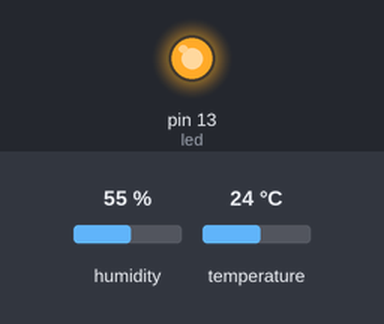
The sketch below on a simulated Arduino Uno, built with avr-gcc and run on an emulated ATmega328P. Shown: output pins drawn as LEDs (lit = HIGH). Wiring (inferred from the names in the program): DHT11 sensor: data pin 9. The inputs (shaded band) are chosen by the test bench; at power-on: humidity 55 %, temperature 24 °C. Pins used as bus, display or sensor lines are not drawn.

Above: at 2.0 s.
At 6.5 s:
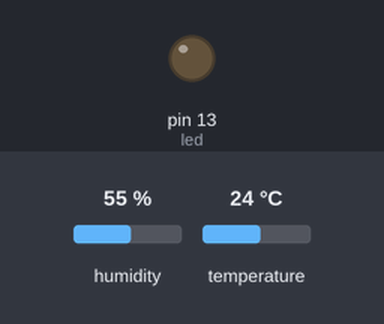
Timing chart, 0 to 7.9 s (numbered marks = the images above):
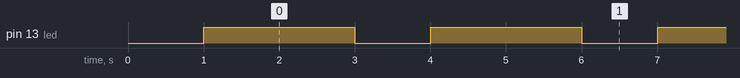

Measured:
- by itself, pin 13 (led): alternates HIGH for 2.0 s and LOW for 1.0 s

The sketch:

WeatherStation.ino
```cpp
// Arduino pin number used for the communication with DHT22 sensor.
// A custom 1-Wire communication protocol is used for this module.
// See: https://www.adafruit.com/datasheets/Digital%20humidity%20and%20temperature%20sensor%20AM2302.pdf
#define DHT22_PIN 9

// pins number for WiFi enabled/disabled LEDs
#define WIFI_DISABLED_LED_PIN 7
#define WIFI_ACTIVE_LED_PIN 8
// arduino pin used to connect to CH_PD (Power Down) WiFi module pin
#define WIFI_CH_PD_PIN 2
// arduino pin used to connect to RESET WiFi module pin
#define WIFI_RESET_PIN 3
// interval-time (in ms) to check WiFi module (5s)
#define WIFI_CHECK_TIME 5000
// interval-time (in ms) to restart the WiFi ESP8266 module
// in case that it become unresponsive (hardware reset required!)
#define WIFI_RESTART_TIMEOUT 30000

#include <dht.h>
#include <ESP8266.h>

// keep tracking the average temperature and humidity
// values, starting with last system reset
float avgTemperature = 0;
float avgFTemperature = 0;
float avgHumidity = 0;
// used to compute the averate temperature value
unsigned long avgDhtStep = 1;

// data template for sensors
const char SENSORS_DATA_TEMPLATE[] PROGMEM =
  "{\"temperature\": %s, \"avgTemperature\": %s, \"humidity\": %s, \"avgHumidity\": %s, \"voltage\": %s, \"freeRam\": %d}";

// DHT22 sensor controller class
dht dht22;

// ESP8266 WiFi module controller
ESP8266 esp( Serial);

enum class Command {
  GET_ALL_SENSORS_DATA = 97
};

/**
 * Check if ESP8266 (WiFi) module is active.
 */
boolean checkWiFi() {
  // try to communicate with  ESP8266 module
  if( esp.at() == ESP8266::Error::NONE) {
    digitalWrite( WIFI_DISABLED_LED_PIN, LOW);
    digitalWrite( WIFI_ACTIVE_LED_PIN, HIGH);
    return true;
  } else {
    digitalWrite( WIFI_ACTIVE_LED_PIN, LOW);
    digitalWrite( WIFI_DISABLED_LED_PIN, HIGH);
    return false;
  }
}

/**
 * Prepare Wifi Communication:
 *  - prepare pins for the ESP8266 module
 *  - hardware reset ESP8266 module
 */
void setupWiFi() {
  // set pins used for WiFi status LEDs as OUTPUT
  pinMode( WIFI_ACTIVE_LED_PIN, OUTPUT);
  pinMode( WIFI_DISABLED_LED_PIN, OUTPUT);
  // Arduino pin connected to ESP8266 CH_PD pin is set to OUTPUT.
  // To keep the module active, this pin must be kept HIGH.
  pinMode( WIFI_CH_PD_PIN, OUTPUT);
  digitalWrite( WIFI_CH_PD_PIN, HIGH);
  // Arduino pin connected to ESP8266 RESET pin is set to OUTPUT.
  // To avoid random resents, we keep this HIGH.
  pinMode( WIFI_RESET_PIN, OUTPUT);
  digitalWrite( WIFI_RESET_PIN, HIGH);
  // perform a hardware reset (ESP8266 RESET pin goes LOW)
  digitalWrite( WIFI_RESET_PIN, LOW);
  delay( 200);
  // allow ESP8266 module to boot
  digitalWrite( WIFI_RESET_PIN, HIGH);
  // baud 115200, communication with ESP8266 module
  Serial.begin( 115200);
  // wait for the ESP8266 module to start, after the forced hardware reset.
  // We check the wifi state once a second, until the ESP8266 WiFi module responds.
  while( !checkWiFi()) {
    delay( 1000);
  };
  // start UDP connection - wait on all ports
  esp.atCipstartUdp();
}

/**
 * Read the voltage which powes the system on the 5V line.
 * This is possible by using the internal voltage reference
 * available in some ATmega MCUs such as ATmega328p
 */
float getVcc() {
  long result;
  // read 1.1V reference against AVcc
  ADMUX = _BV(REFS0) | _BV(MUX3) | _BV(MUX2) | _BV(MUX1);
  // wait for Vref to settle
  delay(2);
  // convert
  ADCSRA |= _BV(ADSC);
  while (bit_is_set(ADCSRA,ADSC));
  result = ADCL;
  result |= ADCH<<8;
  // Back-calculate AVcc in mV
  result = 1103700L / result;
  // return response in volts
  return result / 1000.0;
}

/**
 *  Update the data (perform new reading) for
 *  the DHT22 temperature and humidity sensor.
 *  After calling this method, the temperature
 *  and humidity values are available by reading
 *  DHT.temperature and DHT.humidity.
 */
void updateDHTData() {
  if ( dht22.read22( DHT22_PIN) == DHTLIB_OK) {
    avgTemperature = ( avgTemperature * (avgDhtStep - 1) + dht22.temperature) / (float)avgDhtStep;
	avgFTemperature = avgTemperature * 1.8 + 32;
	avgHumidity = ( avgHumidity * (avgDhtStep - 1) + dht22.humidity) / (float)avgDhtStep;
	int x = 1;
  }
  int y = 2;
}

/**
 * Get the data string using a pattern and the parameter values.
 */
void createSensorsDataFromTemplate( char *&data) {
  char buffTemp[7] = {0}, buffAvgTemp[7] = {0}, buffAvgHum[7] = {0},
    buffHum[7] = {0}, buffVcc[5] = {0}, tmpl[140] = {0};
  char *pTmpl = tmpl;
  uint8_t templateLen = -1;
  // read template from PROGMEM
  getPMData( SENSORS_DATA_TEMPLATE, pTmpl, templateLen);
  // create data string from template by replacing
  // parameters with their actual values from sensors
  sprintf( data, pTmpl,
    dtostrf( dht22.temperature, 6, 1, buffTemp),
    dtostrf( avgTemperature, 6, 1, buffAvgTemp),
    dtostrf( dht22.humidity, 6, 1, buffHum),
    dtostrf( avgHumidity, 6, 1, buffAvgHum),
    dtostrf( getVcc(), 4, 2, buffVcc),
    getFreeMCUMemory());
}

/**
 * Process requests (with or without parameters).
 * The commands are defined as constants, and
 * have the pattern: CMD_command_name.
 * @param data
 *    the data to be processed (+IPD:
 */
void processRequest( char *data) {
  char progmemData[150] = {0};
  char *pData = progmemData;
  // first char represents the command
  char cmd = *(data);
  switch ( (Command)cmd) {
    case Command::GET_ALL_SENSORS_DATA:
      createSensorsDataFromTemplate( pData);
      esp.atCipsend( pData);
    break;
    default:
      // nothing to do ...
    break;
  }
}

/**
 * Prepare ths system. This method is called when the system starts.
 */

int led = 13;

void setup() {


	delay(1000);
	pinMode(led, OUTPUT);


	/* ALLEN:: OUT
	// setup WiFi - ESP8266 module
	setupWiFi();
	// Get initial data (temperature & humidity) from DHT22 sensor.
	// Add a 2 seconds delay to prevent timeouts from the sensor.
	delay( 2000);
	updateDHTData();
	ALLEN:: END OUT */


}


// Loop method which executes again and again.
void loop() {

	digitalWrite(led, HIGH); // Turn on led
	delay(2000);            // wait for 2 seconds
	digitalWrite(led, LOW);  // Turn off led
	delay(1000);             // wait for a

	updateDHTData();		// We are now reading the temperature in Farenheight.

	/* ALLEN:: START OUT
	// Incomming real data via IPD is 1 byte (the command identifier byte).
	// The first bytes are: "+IPD,n:", followed by the real data
	char data[10] = {0}, *ipdData = data;
	// Incomming data from ESP8266 module
	// Lengt must be greater than 7 bytes ("+IPD,n:")
	if ( Serial.available() > 7)
	{
		// process request received from UDP port: (wait 50ms for data)
		if ( esp.ipd( ipdData) == ESP8266::Error::NONE)
		{
			// process the request
			processRequest( ipdData);
		}
	}
	// a small delay before checking againd for WiFi incomming data
	delay( 25);
	ALLEN:: END OUT */
}
```

DHT.h
```cpp
//
//    FILE: dht.h
//  AUTHOR: Rob Tillaart
// VERSION: 0.1.21
// PURPOSE: DHT Temperature & Humidity Sensor library for Arduino
//     URL: http://arduino.cc/playground/Main/DHTLib
//
// HISTORY:
// see dht.cpp file
//

#ifndef dht_h
#define dht_h

#if ARDUINO < 100
#include <WProgram.h>
#include <pins_arduino.h>  // fix for broken pre 1.0 version - TODO TEST
#else
#include <Arduino.h>
#endif

#define DHT_LIB_VERSION "0.1.21"

#define DHTLIB_OK                   0
#define DHTLIB_ERROR_CHECKSUM       -1
#define DHTLIB_ERROR_TIMEOUT        -2
#define DHTLIB_ERROR_CONNECT        -3
#define DHTLIB_ERROR_ACK_L          -4
#define DHTLIB_ERROR_ACK_H          -5

#define DHTLIB_DHT11_WAKEUP         18
#define DHTLIB_DHT_WAKEUP           1

#define DHTLIB_DHT11_LEADING_ZEROS  1
#define DHTLIB_DHT_LEADING_ZEROS    6

// max timeout is 100 usec.
// For a 16 Mhz proc 100 usec is 1600 clock cycles
// loops using DHTLIB_TIMEOUT use at least 4 clock cycli
// so 100 us takes max 400 loops
// so by dividing F_CPU by 40000 we "fail" as fast as possible
#ifndef F_CPU
#define DHTLIB_TIMEOUT 1000  // ahould be approx. clock/40000
#else
#define DHTLIB_TIMEOUT (F_CPU/40000)
#endif

class dht
{
public:
    dht() {};
    // return values:
    // DHTLIB_OK
    // DHTLIB_ERROR_CHECKSUM
    // DHTLIB_ERROR_TIMEOUT
    // DHTLIB_ERROR_CONNECT
    // DHTLIB_ERROR_ACK_L
    // DHTLIB_ERROR_ACK_H
    int8_t read11(uint8_t pin);
    int8_t read(uint8_t pin);

    inline int8_t read21(uint8_t pin) { return read(pin); };
    inline int8_t read22(uint8_t pin) { return read(pin); };
    inline int8_t read33(uint8_t pin) { return read(pin); };
    inline int8_t read44(uint8_t pin) { return read(pin); };

    double humidity;
    double temperature;

private:
    uint8_t bits[5];  // buffer to receive data
    int8_t _readSensor(uint8_t pin, uint8_t wakeupDelay, uint8_t leadingZeroBits);
};
#endif
//
// END OF FILE
//
```

ESP8266.h
```cpp
#ifndef __ESP8266_H__
#define __ESP8266_H__

#include "Util.h"
#include <Arduino.h>

class ESP8266 {
  public:
    enum class Error {
      NONE = 0,
      TIMEOUT = 1,
      EMPTY_DATA,
      EMPTY_STREAM
    };
    enum class LinkId {
      ID_0 = 0,
      ID_1 = 1,
      ID_2 = 2,
      ID_3 = 3,
      ID_4 = 4,
      // this is used in only for some
      // commands, such as AT+CIPCLOSE
      ALL = 5,
      // this is used for CIMUX = 0 case
      NONE = 6
    };
    enum class UdpMode {
      DESTINATION_FIXED = 0,
      DESTINATION_CHANGE_ONCE = 1,
      DESTINATION_DYNAMIC = 2
    };
    enum class Channel {
      CH_1 = 1,
      CH_2 = 2,
      CH_3 = 3,
      CH_4 = 4,
      CH_5 = 5,
      CH_6 = 6,
      CH_7 = 7,
      CH_8 = 8,
      CH_9 = 9,
      CH_10 = 10,
      CH_11 = 11
    };
    enum class Encription {
      OPEN = 0,
      WPA_PSK = 2,
      WPA2_PSK = 3,
      WPA_WPA2_PSK = 4
    };
    ESP8266( HardwareSerial& ser): serial( ser) {
      // allocate space for the longest command (20 chars + '\0')
      this->cmdData = "                    ";
      this->cmdLen = 0;
      this->cTime = 0;
      this->delayMs = 2;
    };
    Error at( uint16_t timeout = 500);
    Error ate0( uint16_t timeout = 500);
    Error ate1( uint16_t timeout = 500);
    Error atRst( uint16_t timeout = 1000);
    Error atCwsap( char* ssid, char* passwd,
      Channel channel = Channel::CH_5,
      Encription enc = Encription::WPA2_PSK,
      uint16_t timeout = 2000);
    Error atCwjap( const char* ssid, const char* passwd,
      uint16_t timeout = 15000);
    Error atCipstartUdp( char* remoteIp = "0", uint16_t remotePort = 0, uint16_t localPort = 1025,
      UdpMode mode = UdpMode::DESTINATION_DYNAMIC, uint16_t timeout = 5000);
    Error atCipstartTcp( const char* remoteIp = "0", uint16_t remotePort = 0,
      uint16_t timeout = 5000);
    Error atCipclose( LinkId linkId = LinkId::NONE, uint16_t timeout = 500);
    Error ipd( char *&data, uint16_t &dataLen, LinkId &linkId, uint16_t waitTime = 0);
    inline Error ipd( char *&data, LinkId &linkId, uint16_t waitTime = 0) {
      uint16_t dataLen = 0;
      return this->ipd( data, dataLen, linkId);
    };
    inline Error ipd( char *&data, uint16_t &dataLen, uint16_t waitTime = 0) {
      ESP8266::LinkId linkId = ESP8266::LinkId::NONE;
      return this->ipd( data, dataLen, linkId);
    };
    inline Error ipd( char *&data, uint16_t waitTime = 0) {
      uint16_t dataLen = 0;
      ESP8266::LinkId linkId = ESP8266::LinkId::NONE;
      return this->ipd( data, dataLen, linkId);
    };

    Error atCipsend( char *data, LinkId linkId = LinkId::NONE, uint16_t timeout = 1000);
    Error atCipsendHttpGet( char *path, char *data,
      LinkId linkId = LinkId::NONE, uint16_t timeout = 1000);

  private:
    char *cmdData;
    uint8_t cmdLen;
    uint32_t cTime;
    uint8_t delayMs;
    HardwareSerial& serial;
    void clearSerialBuffer();
    Error checkTimeout( const char* response, uint16_t timeout);
    Error checkTimeout( const char response, uint16_t timeout);
};

const char ESP8266_AT[] PROGMEM = "AT";
const char ESP8266_ATE0[] PROGMEM = "ATE0";
const char ESP8266_ATE1[] PROGMEM = "ATE1";
const char ESP8266_AT_RST[] PROGMEM = "AT+RST";
const char ESP8266_AT_RST_READY[] PROGMEM = "ready";
const char ESP8266_AT_CWSAP[] PROGMEM = "AT+CWSAP";
const char ESP8266_AT_CWJAP[] PROGMEM = "AT+CWJAP";
const char ESP8266_AT_CIPSTART[] PROGMEM = "AT+CIPSTART";
const char ESP8266_AT_CIPCLOSE[] PROGMEM = "AT+CIPCLOSE";
const char ESP8266_IPD[] PROGMEM = "+IPD";
const char ESP8266_GOT_IP[] PROGMEM = "GOT IP";
const char ESP8266_AT_CIPSEND[] PROGMEM = "AT+CIPSEND";
const char ESP8266_AT_CIPSEND_SEND_OK[] PROGMEM = "SEND OK";
const char ESP8266_HTTP_HEADER[] PROGMEM = "HTTP/1.0\r\n\r\n";
const char ESP8266_HTTP_GET[] PROGMEM = "GET";
const char ESP8266_CMD_END[] = "\r\n";
const char ESP8266_OK[] = "OK";
const char ESP8266_UDP[] = "UDP";
const char ESP8266_TCP[] = "TCP";
const char ESP8266_ZERO = '0';
const char ESP8266_COMA = ',';
const char ESP8266_DQUOTE = '"';
const char ESP8266_EQUAL = '=';
const char ESP8266_COLON = ':';
const char ESP8266_WHITE_SPACE = ' ';
const char ESP8266_GREATER_THAN = '>';
#endif
```

Util.h
```cpp
/*
 * Define a collections of methods and utilities
 * which can be used with many applications.
 *
 * @file Util.h
 * @version 1.0
 * @created 16.10.2015 14:31:17
 * @author: Mircea Diaconescu
 */

#ifndef UTIL_H_
#define UTIL_H_

#include <stdlib.h>
#include <stdint.h>
#include <avr/pgmspace.h>

extern unsigned int __bss_end;
extern unsigned int __heap_start;
extern void *__brkval;

uint16_t getFreeMCUMemory();
void getPMData( const char pmData[], char *&resultData, uint8_t &length);
int stringToInt( char *string);

#endif
```
